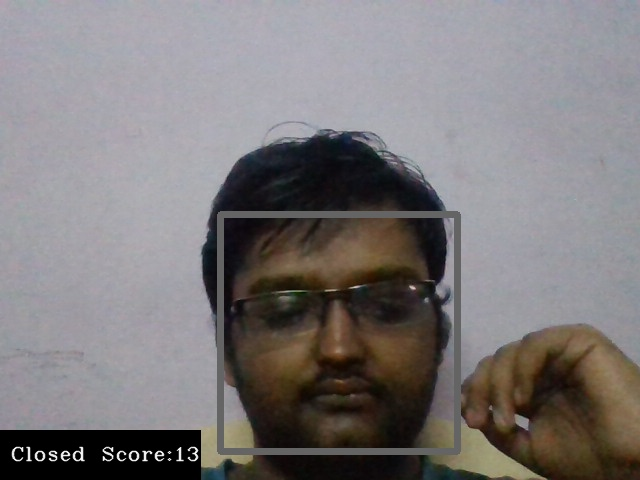
#> input picture image.jpg, 640 x 480 px, found by its file name
$ python face_recognition_eye_status.py
#> lines starting #> are read from the running program, lines starting #| are printed output that depends on the picture; after the words box and inside, x2 and y2 are one past the last pixel; in counts of white or black regions, pixels touching at a corner belong together
import cv2

# Load the cascade classifier for face detection
face_cascade = cv2.CascadeClassifier('path/to/haarcascade_frontalface_default.xml')

# Load the cascade classifier for eye detection
eye_cascade = cv2.CascadeClassifier('path/to/haarcascade_eye.xml')

# Read the image
img = cv2.imread('path/to/image.jpg')
#> img is the input picture: shape (480, 640, 3); mean B, G, R 122.2, 121.2, 125.1
gray = cv2.cvtColor(img, cv2.COLOR_BGR2GRAY)
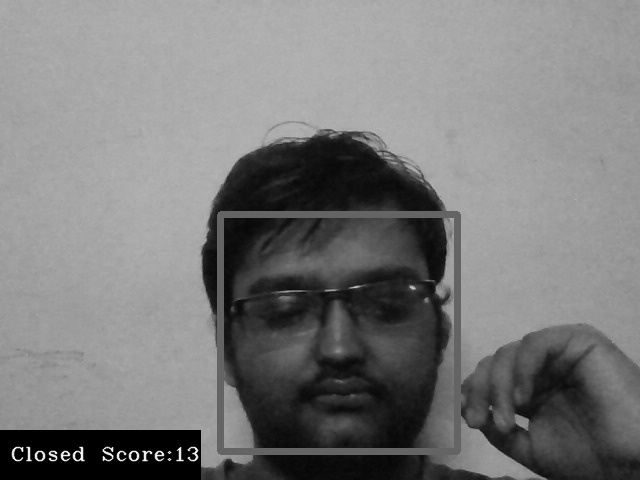
#> gray: shape (480, 640); min 0, max 255, mean 122.5

# Detect faces
faces = face_cascade.detectMultiScale(gray, 1.1, 4)
#> faces = [[215, 211, 245, 245]]

# Loop through the detected faces
for (x, y, w, h) in faces:
    # Draw a rectangle around the face
    cv2.rectangle(img, (x, y), (x+w, y+h), (255, 0, 0), 2)

    # Get the region of interest (ROI) for the eyes
    roi_gray = gray[y:y+h, x:x+w]
    roi_color = img[y:y+h, x:x+w]

    # Detect eyes in the ROI
    eyes = eye_cascade.detectMultiScale(roi_gray)

    # Loop through the detected eyes
    for (ex, ey, ew, eh) in eyes:
        # Draw a rectangle around the eye
        cv2.rectangle(roi_color, (ex, ey), (ex+ew, ey+eh), (0, 255, 0), 2)

        # Crop the eye region
        eye_gray = roi_gray[ey:ey+eh, ex:ex+ew]
        eye_color = roi_color[ey:ey+eh, ex:ex+ew]

        # Use the average brightness of the eye region to determine if the eye is open or closed
        brightness = cv2.mean(eye_gray)[0]
        if brightness > 100:
            print("Eye is open")
        else:
            print("Eye is closed")
#> this loop made 1 pass
#> (x, y, w, h, eyes) on pass 1: (215, 211, 245, 245, [[34, 20, 28, 28]])
#| Eye is closed
#> pass 1, `roi_gray = gray[y:y+h, x:x+w]`:
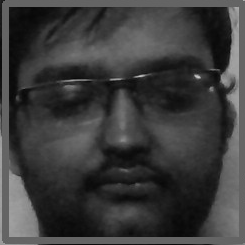
#> roi_gray: shape (245, 245); min 7, max 204, mean 59.7
#> pass 1, `roi_color = img[y:y+h, x:x+w]`:
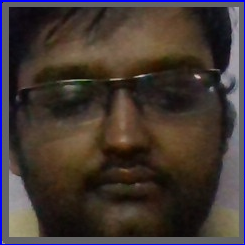
#> roi_color: shape (245, 245, 3); mean B, G, R 51.8, 55.5, 66.1
#> after the loop:
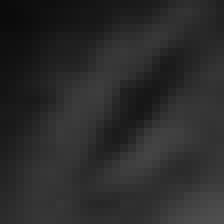
#> eye_gray: shape (28, 28) (shown 8 times larger); min 11, max 78, mean 42.7
#> after the loop:
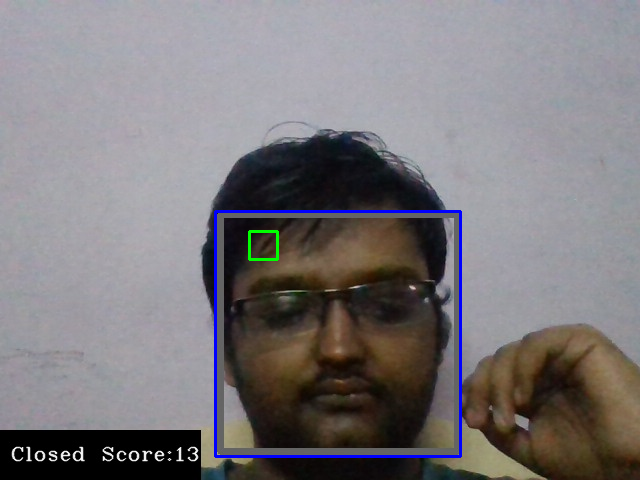
#> img: shape (480, 640, 3); 1.06% of pixels changed, all inside (x1, y1, x2, y2) = (214, 210, 462, 458)
#> after the loop:
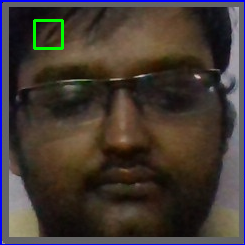
#> roi_color: shape (245, 245, 3); 0.55% of pixels changed, all inside (x1, y1, x2, y2) = (33, 19, 64, 50)

# Display the image
cv2.imshow('img', img)
cv2.waitKey(0)
cv2.destroyAllWindows()

$ run again, with cards.jpeg copied over image.jpg
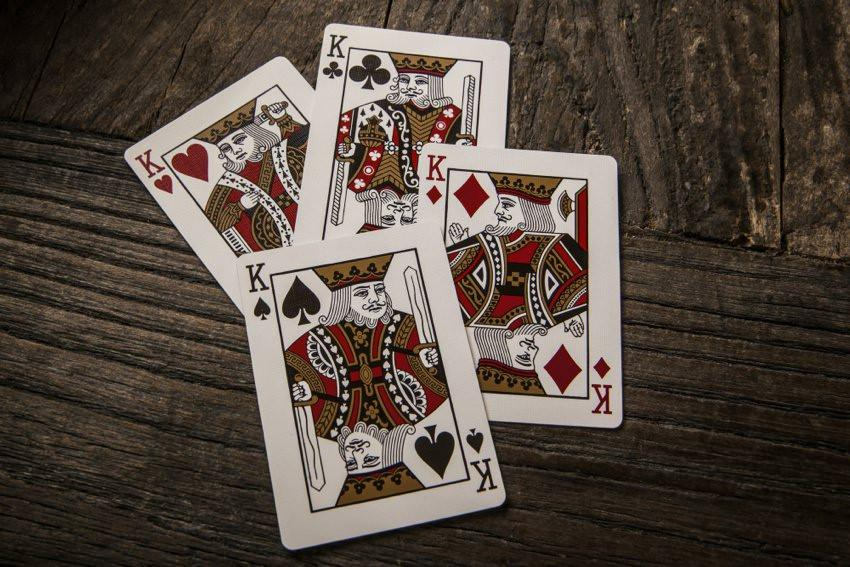
#> input picture cards.jpeg, 850 x 567 px, found by its file name
#> img is the input picture: shape (567, 850, 3); mean B, G, R 64.7, 73.3, 84.7
#> faces = [[394, 66, 37, 37], [344, 270, 54, 54]]
#> the loop `for (x, y, w, h) in faces:` made 2 passes
#> pass 1, `roi_color = img[y:y+h, x:x+w]`:
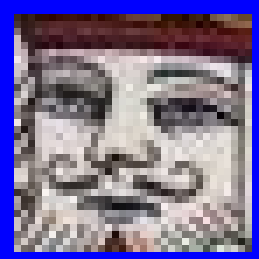
#> roi_color: shape (37, 37, 3) (shown 7 times larger); mean B, G, R 150.2, 111.8, 123
#> after the loop `for (x, y, w, h) in faces:`:
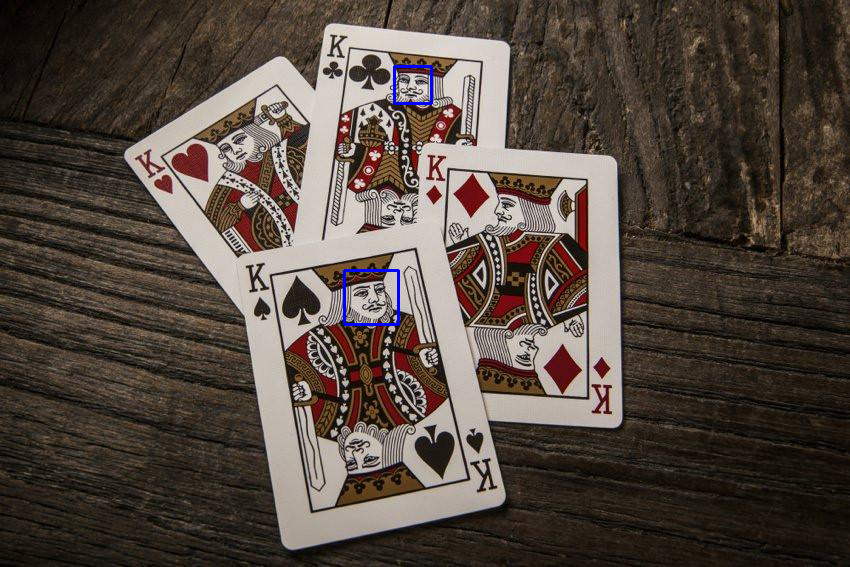
#> img: shape (567, 850, 3); 0.22% of pixels changed, all inside (x1, y1, x2, y2) = (343, 65, 433, 326)
